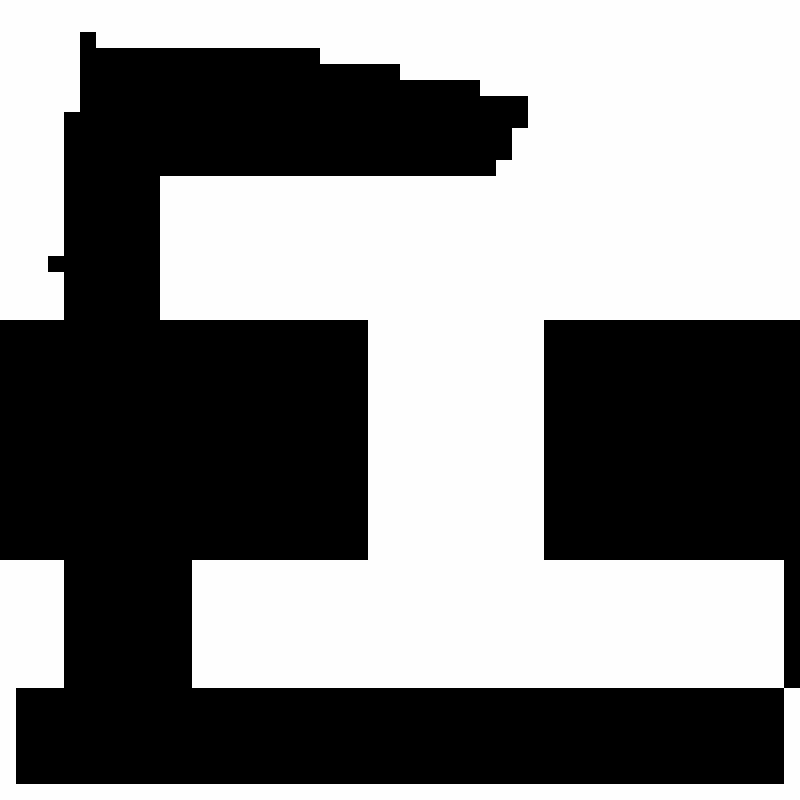

Rendered tile map (Tiled .tmx) drawn with the repository's tilesets; below, a short description and the map source with its tile grids summarised:
An orthogonal 50x50 tile map with 16x16 px tiles, 1 tile layer (Tile Layer 1).

<map version="1.0" orientation="orthogonal" width="50" height="50" tilewidth="16" tileheight="16">
 <tileset firstgid="1" name="black_and_white" tilewidth="16" tileheight="16">
  <image source="../../server/game/assets/gfx/tiles/black-and-white.png" width="32" height="32" />
 </tileset>
 <layer name="Tile Layer 1" width="50" height="50">
  <data>[2500 cells, 2500 non-empty, 2 distinct tile ids]</data>
 </layer>
</map>